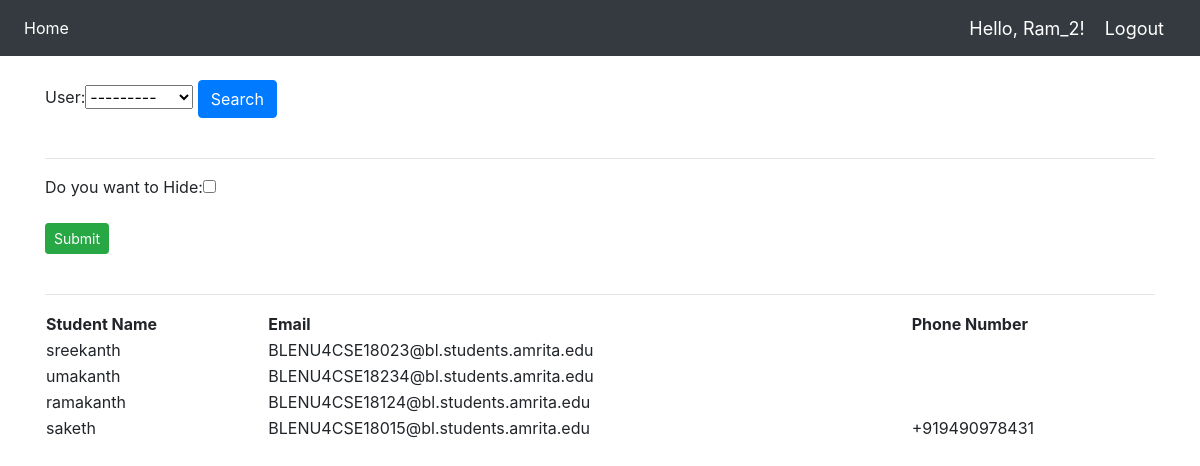
Page /warden/room/student/list/4 (signed in) on the committed database.
### accounts/models.py (models this page shows)
class CustomUser(AbstractUser):
    Gender = models.CharField(max_length=6, choices=GENDER_CHOICES)
    DOB = models.DateField(max_length=8, blank=True,null=True)
    phone_regex = RegexValidator(regex=r'^\+?1?\d{9,15}$',
                                 message="Phone number must be entered in the format: '+999999999'. Up to 15 digits allowed.")
    phone_number = models.CharField(validators=[phone_regex], max_length=17, blank=True)  # validators should be a list

### hostelapp/models.py (models this page shows)
class room(models.Model):
    Room_No = models.IntegerField(null=True)
    Floor_Number = models.ForeignKey(floors, null=True, on_delete=models.SET_NULL)
    Block_Name = models.ForeignKey(blocks, null=True, on_delete=models.SET_NULL)
    Capacity = models.IntegerField(default=4)
    Number_already_occupied = models.IntegerField(
        default=0,
        validators=[
            MaxValueValidator(4),
            MinValueValidator(0)
        ]
    )
    Warden_id = models.ForeignKey(warden, null=True, on_delete=models.CASCADE, blank=True)
    hide = models.BooleanField(default=False)
    def __str__(self):
        return str(str(self.Room_No) + " " + str(self.Block_Name))

class student_room(models.Model):
    user = models.OneToOneField(User, limit_choices_to={'groups__name': "student"}, on_delete=models.CASCADE,
                                null=False,
                                unique=True)
    user_room = models.ForeignKey(room, on_delete=models.CASCADE, null=False)
    def __str__(self):
        return f'{self.user} {self.user_room}'

### accounts/decorators.py (the view)
        def wrapper_func(request, *args, **kwargs):
            group = None
            if request.user.groups.exists():
                group = request.user.groups.all()[0].name
            if group in allowed_roles:
                return view_func(request, *args, **kwargs)
            else:
                message = "You are not authorized to view this page"
                messages.success(request, message)
                return redirect('default_home_name')

### Wardenapp/forms.py
class hidden_room_form(forms.ModelForm):
    class Meta:
        model = room
        fields = ['hide']

### Wardenapp/views.py (called while the page is built)
@allowed_users(allowed_roles=['warden'])
def student_view(request, pk):
    student_list = student_room.objects.filter(user_room_id=pk)
    myFilter = student_roomFilter(request.GET, queryset=student_list)
    student_list = myFilter.qs
    sroom = room.objects.get(id=pk)
    form_hide = hidden_room_form(instance=sroom)
    if request.method == 'POST':
        form_hide = hidden_room_form(request.POST, instance=sroom)
        if form_hide.is_valid():
            form_hide.save()
            message = "hidden done!"
            messages.success(request, message)
    context = {'student_list': student_list, 'myFilter': myFilter, 'form_hide': form_hide}
    print(student_list)
    return render(request, 'Wardenapp/student_rooms.html', context)

### hostelapp/models.py (called while the page is built)
    def __str__(self):
        return self.Block_Name

### Wardenapp/templates/Wardenapp/student_rooms.html (shortened to what this page needs)
{% extends 'Wardenapp/main.html' %}
{% block content %}
    <form method="get">
        {{ myFilter.form }}
        <button class="btn btn-primary" type="submit">
            Search
        </button>
    </form>
    <br>
    <hr>
    <form method="POST" action="">
        <p>Do you want to {{ form_hide }} </p>
        <input class="btn btn-primary btn-sm btn-success" type="submit" name="update">
    </form>
    <br>
    <hr>
    <table style="width:100%">
        <tr>
            <th>Student Name</th>
            <th>Email</th>
            <th>Phone Number</th>
        </tr>
        {% for i in student_list %}
            <tr>
                <td>{{ i.user }}</td>
                <td>{{ i.user.email }}</td>
                <td>{{ i.user.phone_number }}</td>
            </tr>
        {% endfor %}
    </table>
{% endblock %}

### Wardenapp/templates/Wardenapp/main.html (shortened to what this page needs)
<!DOCTYPE html>
<html lang="en">
<head>
    <link rel="stylesheet" href="https://stackpath.bootstrapcdn.com/bootstrap/4.3.1/css/bootstrap.min.css"
>
</head>
<body>
{% include 'Wardenapp/Navbar.html' %}
<br>
<div class="container">
    {% block content %}
    {% endblock %}
</div>
</body>
</html>

### Wardenapp/templates/Wardenapp/Navbar.html (shortened to what this page needs)
{% load static %}
<nav class="navbar navbar-expand-lg navbar-dark bg-dark">
    <div class="collapse navbar-collapse" id="navbarNav">
        <ul class="navbar-nav">
            <li class="nav-item active">
                <a class="nav-link" href="{% url 'default_home_name' %}">Home</a>
            </li>
        </ul>
    </div>
    <span class="hello-msg">Hello, {{ request.user|title }}!</span>
    <span><a class="hello-msg" href="{% url 'logout_page' %}">Logout</a></span>
</nav>

### Wardenapp/templates/Wardenapp/Navbar.html (style rules this page uses)
.hello-msg { font-size: 18px; color: #fff; margin-right: 20px; }

### rows in the picture
CustomUser: user "Ram_2"
student_room: user "sreekanth", user.email "BLENU4CSE18023@bl.students.amrita.edu"
student_room: user "umakanth", user.email "BLENU4CSE18234@bl.students.amrita.edu"
student_room: user "ramakanth", user.email "BLENU4CSE18124@bl.students.amrita.edu"
student_room: user "saketh", user.email "BLENU4CSE18015@bl.students.amrita.edu", user.phone_number "+919490978431"
